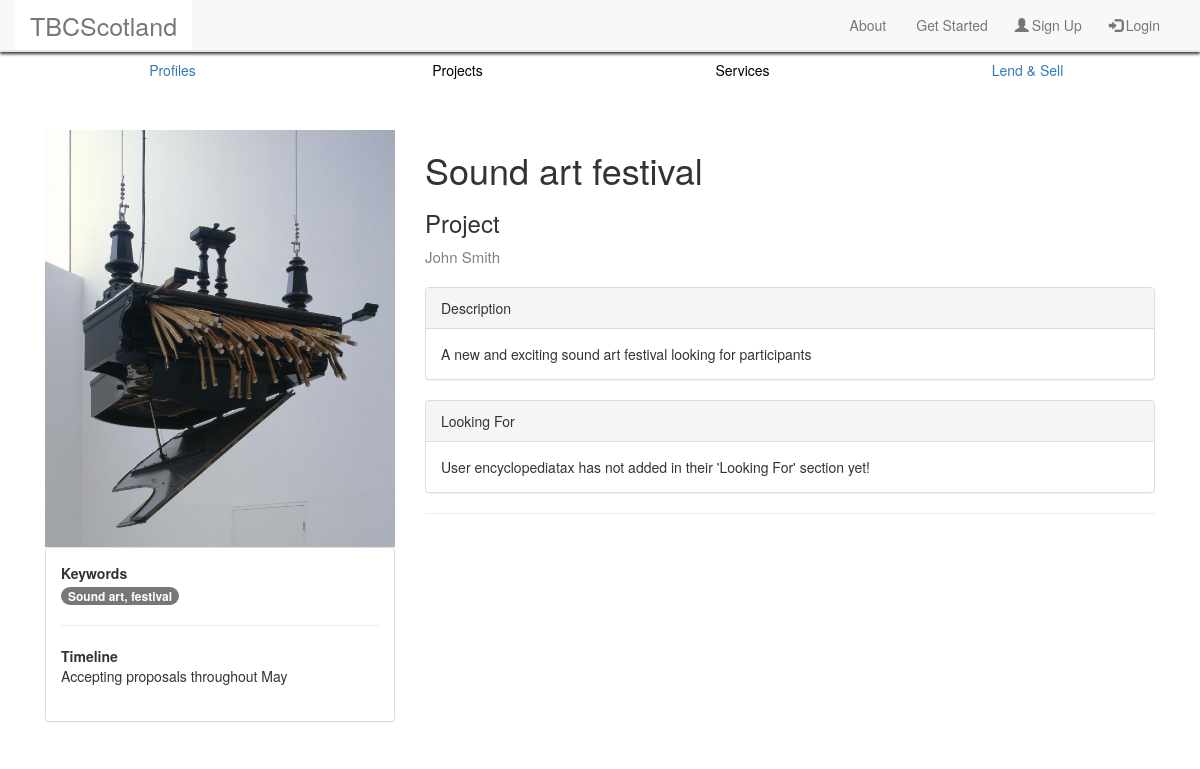
Screenshot of /tbc/projects/sound-art-festival/ with the database file from the repository.
### tbc/models.py (models this page shows, shortened)
class Projects(models.Model):
    profile = models.ForeignKey(Profile)
    title = models.CharField(max_length=128)
    description = models.TextField()
    lookingFor = models.TextField()
    views = models.IntegerField(default=0)
    slug = models.SlugField(unique=True)
    image = models.ImageField(upload_to='Projects_images', default='default_profile.jpg')
    timeline = models.CharField(max_length=128)
    keywords = models.TextField()

class Profile(models.Model):
    user = models.OneToOneField(User, blank=True)
    firstname = models.CharField(max_length=128, blank=True)
    lastname = models.CharField(max_length=128, blank=True)
    username = models.CharField(max_length=128, unique=True)
    profession = models.CharField(max_length=128, blank=True)
    image = models.ImageField(upload_to='profile_images', default='default_profile.jpg')
    skills = models.TextField(blank=True)
    education = models.TextField(blank=True)
    aboutme = models.TextField(blank=True)
    slug = models.SlugField(unique=True)
    views = models.IntegerField(default=0)
    location = models.CharField(max_length=128, blank=True)
    def __str__(self):
        return self.username

### tbc/views.py (the view, shortened to what this page needs)
# urls.py: url(r'^projects/(?P<project_name_slug>[\w\-]+)/$', views.show_project, name='show_project'),
def show_project(request, project_name_slug):
    context_dict = {}
    try:
        project = Projects.objects.get(slug=project_name_slug)
        comments = Comments.objects.filter(project=project)
        profile = Profile.objects.get(username=project.profile)
        context_dict['project_ad'] = project
        context_dict['comments']= comments
        context_dict['comment_form'] = CommentsForm()
        context_dict['profile'] = profile
    except Projects.DoesNotExist:
        context_dict['project_ad'] = None
    return render(request, 'tbc/projectad.html', context_dict)

### templates/tbc/projectad.html (shortened to what this page needs)
{% extends 'tbc/base.html' %}
{% load staticfiles %}
{% block body_block %}
<div class="container container_body">
    <div class="col-lg-4">
        {% if project_ad.image %}
            <div>
                <img src="{{ project_ad.image.url }}" style="width:100%">
            </div>
        {% endif %}
        <div class="panel panel-default">
            <div class="panel-body">
                <strong>Keywords</strong>
                <br>
                {% if project_ad.keywords %}
                    <span class="badge badge-secondary">{{ project_ad.keywords }}</span>
                {% else %}
                    <div>User {{ project_ad.profile }} has not added in their 'Keywords' section yet!</div>
                {% endif %}
                <br>
                <hr class="style1">
                <strong>Timeline</strong>
                {% if project_ad.timeline %}
                    <div>{{ project_ad.timeline }}</div>
                {% else %}
                    <div>User {{ project_ad.profile }} has not added in their 'Timeline' section yet!</div>
                {% endif %}
                <br>
            </div>
        </div>
    </div>
    <div class="col-lg-8">
        <div>
            <h1>{{ project_ad.title }}</h1>
            <h3>Project</h3>
            {% if profile.firstname and profile.lastname %}
            <a href="{% url 'show_profile' profile.slug %}"><div class="keywords">{{ profile.firstname }} {{ profile.lastname }}</div></a>
            {% else %}
            <a href="{% url 'show_profile' profile.slug %}"><div class="keywords">{{ profile.username }}</div></a>
            {% endif %}
        </div>
        <br>
        <div class="panel panel-default">
            <div class="panel-heading">Description</div>
            <div class="panel-body">
                {% if project_ad.description %}
                    <div>{{ project_ad.description }}</div>
                {% else %}
                    <div>User {{ project_ad.profile }} has not added in their 'Description' section yet!</div>
                {% endif %}
            </div>
        </div>
        <div class="panel panel-default">
            <div class="panel-heading">Looking For</div>
            <div class="panel-body">
                {% if project_ad.lookingFor %}
                    <div>{{ project_ad.lookingFor }}</div>
                {% else %}
                    <div>User {{ project_ad.profile }} has not added in their 'Looking For' section yet!</div>
                {% endif %}
            </div>
        </div>
        <hr>
        <br>
    </div>
</div>
{% endblock %}

### static/css/cssmain.css (style rules this page uses)
.container_body { margin-top: 50px; }
body { background-color: white; }
.keywords { color: grey; font-size: 15px; }

### rows the page displays
Projects: image (picture), keywords "Sound art, festival", timeline "Accepting proposals throughout May", title "Sound art festival", description "A new and exciting sound art festival looking for participants", profile "encyclopediatax"
Profile: firstname "John", lastname "Smith"
